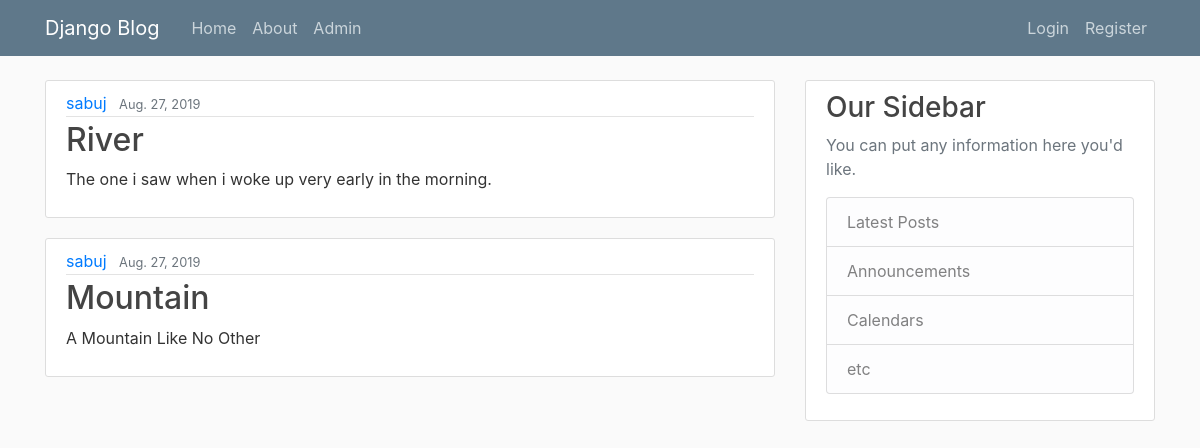
Before: / with the older database file.
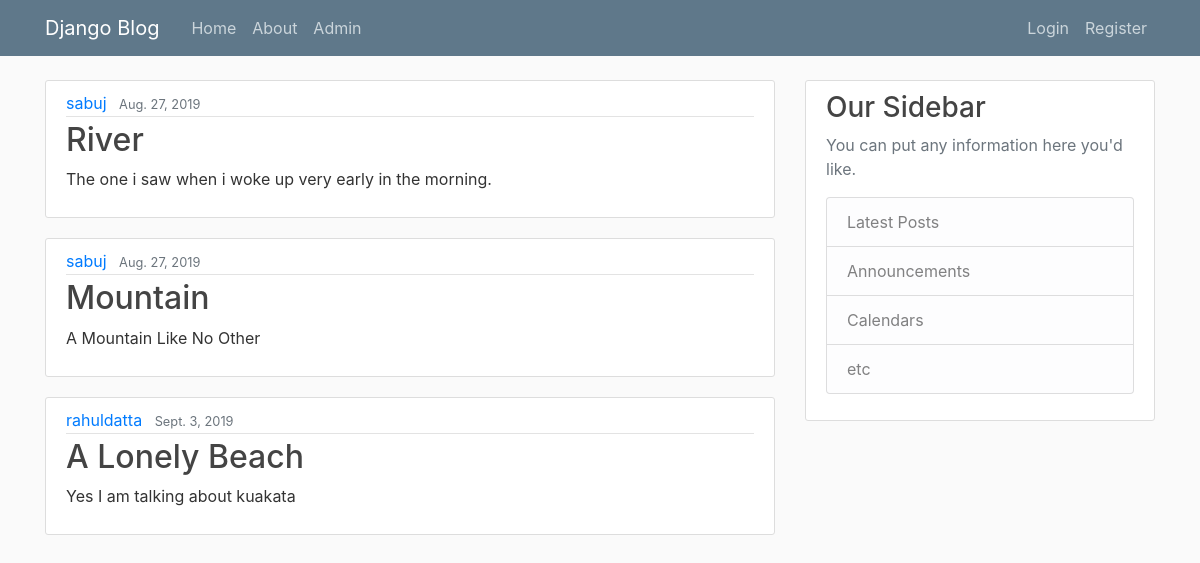
After: the same page with the newer database file.
### userpost/models.py (models this page shows, shortened)
class Posts(models.Model):
    title=models.CharField(max_length=120)
    content=models.TextField()
    date_posted=models.DateField(default=timezone.now)
    author=models.ForeignKey(User,on_delete=models.CASCADE)

### userpost/views.py (the view)
# urls.py: 2. Add a URL to urlpatterns:  path('', views.home, name='home')
def home(request):
    context={'posts':Posts.objects.all()}
    return render(request,'userpost/home.html',context)

### userpost/templates/userpost/home.html
{% extends "userpost/base.html" %}
{% block content %}
  {% for post in posts %}
      <article class="media content-section">
        <div class="media-body">
          <div class="article-metadata">
            <a class="mr-2" href="#">{{ post.author }}</a>
            <small class="text-muted">{{ post.date_posted }}</small>
          </div>
          <h2><a class="article-title" href="#">{{ post.title }}</a></h2>
          <p class="article-content">{{ post.content }}</p>
        </div>
      </article>
  {% endfor %}
{% endblock %}

### userpost/templates/userpost/base.html (shortened to what this page needs)
{% load static %}
<!DOCTYPE html>
<html lang="en" dir="ltr">
<head>
    <link rel="stylesheet" href="https://stackpath.bootstrapcdn.com/bootstrap/4.3.1/css/bootstrap.min.css">
    <link rel="stylesheet" type="text/css" href="{% static 'userpost/main.css' %}">
  <body>
    <header class="site-header">
      <nav class="navbar navbar-expand-md navbar-dark bg-steel fixed-top">
        <div class="container">
          <a class="navbar-brand mr-4" href="/">Django Blog</a>
          <div class="collapse navbar-collapse" id="navbarToggle">
            <div class="navbar-nav mr-auto">
              <a class="nav-item nav-link" href="{% url 'home' %}">Home</a>
              <a class="nav-item nav-link" href="{% url 'about' %}">About</a>
              <a class="nav-item nav-link" href="{% url 'admin:index' %}">Admin</a>
            </div>
            <div class="navbar-nav">
              {% if user.is_authenticated %}
                <a class="nav-item nav-link" href="{% url 'profile' %}">Profile</a>
                <a class="nav-item nav-link" href="{% url 'logout' %}">Logout</a>
              {% else %}
                <a class="nav-item nav-link" href="{% url 'login' %}">Login</a>
                <a class="nav-item nav-link" href="{% url 'register' %}">Register</a>
              {% endif %}
            </div>
          </div>
        </div>
      </nav>
      <main role="main" class="container">
        <div class="row">
          <div class="col-md-8">
            {% block content %}{% endblock %}
          </div>
          <div class="col-md-4">
            <div class="content-section">
              <h3>Our Sidebar</h3>
              <p class='text-muted'>You can put any information here you'd like.
                <ul class="list-group">
                  <li class="list-group-item list-group-item-light">Latest Posts</li>
                  <li class="list-group-item list-group-item-light">Announcements</li>
                  <li class="list-group-item list-group-item-light">Calendars</li>
                  <li class="list-group-item list-group-item-light">etc</li>
                </ul>
              </p>
            </div>
          </div>
        </div>
      </main>
    </header>
  </body>
</html>

### userpost/static/userpost/main.css (style rules this page uses)
body { background: #fafafa; color: #333333; margin-top: 5rem; }
h1, h2, h3, h4, h5, h6 { color: #444444; }
ul { margin: 0; }
.bg-steel { background-color: #5f788a; }
.site-header .navbar-nav .nav-link { color: #cbd5db; }
.content-section { background: #ffffff; padding: 10px 20px; border: 1px solid #dddddd; border-radius: 3px; margin-bottom: 20px; }
.article-title { color: #444444; }
.article-content { white-space: pre-line; }
.article-metadata { padding-bottom: 1px; margin-bottom: 4px; border-bottom: 1px solid #e3e3e3 }

Changed rows visible on the page:
added Posts: author "rahuldatta", date_posted "Sept. 3, 2019", title "A Lonely Beach", content "Yes I am talking about kuakata"
